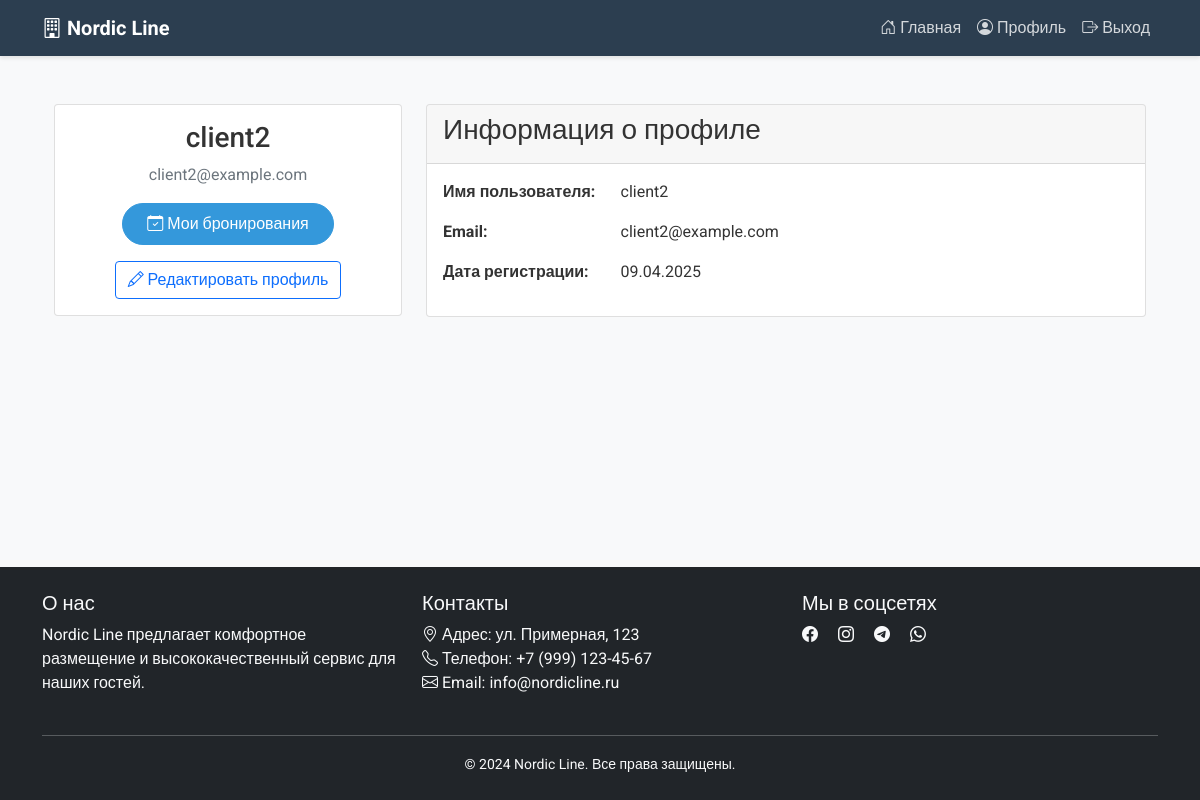
Page /profile (signed in) on the committed database.
### models.py (models this page shows)
class User(UserMixin, db.Model):
    id = db.Column(db.Integer, primary_key=True)
    username = db.Column(db.String(80), unique=True, nullable=False)
    password = db.Column(db.String(120), nullable=False)
    role = db.Column(db.String(20), nullable=False)  # 'admin', 'manager', 'client'
    email = db.Column(db.String(120), unique=True, nullable=False)
    created_at = db.Column(db.DateTime, default=datetime.utcnow)

### app.py (the view)
@app.route('/profile')
@login_required
def profile():
    return render_template('profile.html')

### app.py (called while the page is built)
@login_manager.user_loader
def load_user(user_id):
    return User.query.get(int(user_id))

### templates/profile.html (shortened to what this page needs)
{% extends "base.html" %}
{% block content %}
<div class="container mt-4 mb-5">
    <div class="row">
        <div class="col-md-4">
            <div class="card">
                <div class="card-body text-center">
                    <h3 class="card-title">{{ current_user.username }}</h3>
                    <p class="text-muted">{{ current_user.email }}</p>
                    <a href="{{ url_for('my_bookings') }}" class="btn btn-primary mb-3">
                        <i class="bi bi-calendar-check"></i> Мои бронирования
                    </a>
                    <a href="{{ url_for('edit_profile') }}" class="btn btn-outline-primary">
                        <i class="bi bi-pencil"></i> Редактировать профиль
                    </a>
                </div>
            </div>
        </div>
        <div class="col-md-8">
            <div class="card">
                <div class="card-header">
                    <h3>Информация о профиле</h3>
                </div>
                <div class="card-body">
                    <div class="row mb-3">
                        <div class="col-sm-3">
                            <strong>Имя пользователя:</strong>
                        </div>
                        <div class="col-sm-9">
                            {{ current_user.username }}
                        </div>
                    </div>
                    <div class="row mb-3">
                        <div class="col-sm-3">
                            <strong>Email:</strong>
                        </div>
                        <div class="col-sm-9">
                            {{ current_user.email }}
                        </div>
                    </div>
                    <div class="row mb-3">
                        <div class="col-sm-3">
                            <strong>Дата регистрации:</strong>
                        </div>
                        <div class="col-sm-9">
                            {{ current_user.created_at.strftime('%d.%m.%Y') }}
                        </div>
                    </div>
                </div>
            </div>
        </div>
    </div>
</div>
{% endblock %}

### static/css/style.css (style rules this page uses)
:root { --primary-color: #2c3e50; --secondary-color: #3498db; --accent-color: #e74c3c; --light-bg: #f8f9fa; --dark-bg: #2c3e50; }
body { font-family: 'Roboto', sans-serif; background-color: var(--light-bg); color: #333; min-height: 100vh; display: flex; flex-direction: column; }
.btn-primary { background-color: var(--secondary-color); border-color: var(--secondary-color); padding: 0.5rem 1.5rem; border-radius: 25px; transition: all 0.3s ease; }

### rows in the picture
User: username "client2", email "client2@example.com", created_at "09.04.2025"
